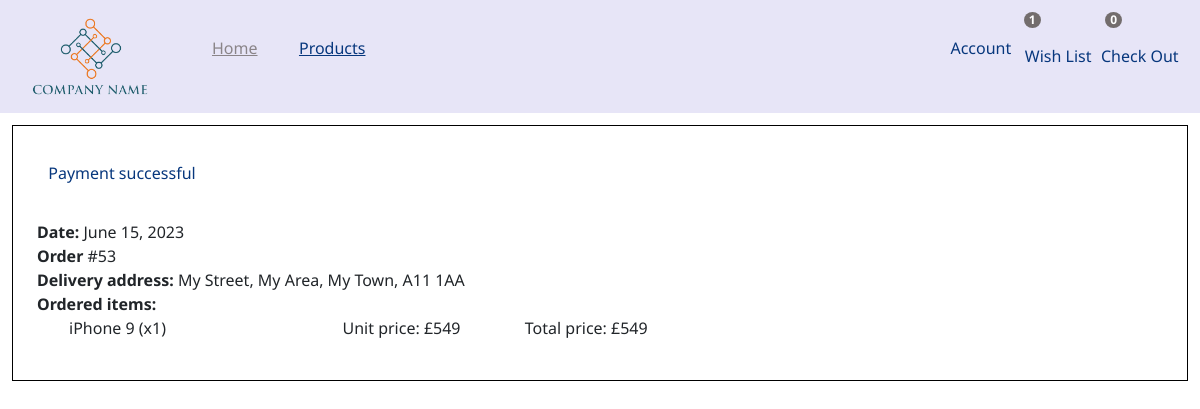
/success/ (signed in), run on an earlier commit of the app's database.
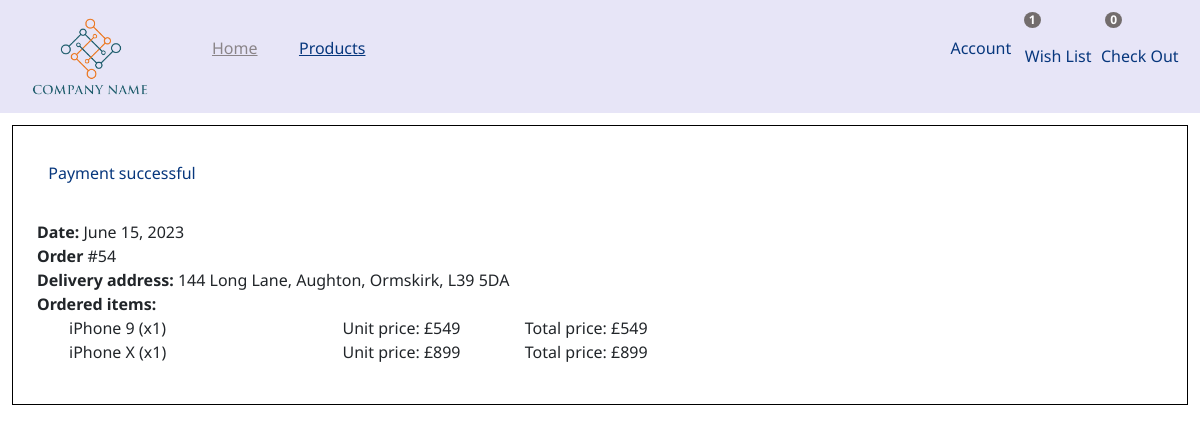
And on a later commit of the database.
### order/models.py (models this page shows, shortened)
class Order(models.Model):
    profile = models.ForeignKey(Profile, on_delete = models.CASCADE )
    address = models.ForeignKey(Address, on_delete=models.CASCADE)
    productsets = models.ManyToManyField(ProductSet)
    date = models.DateField(default = date.today())

### address/models.py (models this page shows)
class Address(models.Model):
    profile = models.ForeignKey(Profile, on_delete = models.CASCADE )
    line1 = models.CharField(max_length=100)
    line2= models.CharField(max_length=100)
    city = models.CharField(max_length=100)
    postal_code = models.CharField(max_length=100)
    def __str__(self):
        return self.line1+", "+self.line2+", "+self.city+", "+self.postal_code

### profiles/models.py (models this page shows, shortened)
class ProductSet(models.Model):
    user = models.ForeignKey(User, on_delete = models.CASCADE )
    product = models.ForeignKey(Product, on_delete = models.CASCADE)
    quantity = models.PositiveIntegerField(default=1)
    message = models.BooleanField(default=False)
    def getTotalCost(self):
        return self.product.price * self.quantity

### store/models.py (models this page shows, shortened)
class Product(models.Model):
    CATEGORIES = (
        ('Smartphone', 'Smartphone'),
        ('Laptop', 'Laptop'),
    )
    BRANDS = (
        ('Apple', 'Apple'),
        ('Samsung', 'Samsung'),
        ('OPPO', 'OPPO'),
        ('Huawei', 'Huawei'),
        ('Microsoft', 'Microsoft'),
        ('Infinix', 'Infinix'),
        ('HP', 'HP'),
    )
    id = models.IntegerField(primary_key=True, unique=True)
    title = models.CharField(max_length=100)
    description = models.TextField()
    price = models.PositiveIntegerField()
    thumbnail = models.CharField(max_length=100)
    brand = models.CharField(max_length=100, choices=BRANDS)
    category = models.CharField(max_length=100, choices=CATEGORIES)
    rating = models.FloatField()
    stock = models.PositiveIntegerField()
    discount = models.FloatField()
    class Meta:
        ordering = ["id"]

### store/views.py (the view)
# urls.py: path('success/', views.success, name='success'),
def success(request):
    profile = Profile.objects.get(user = request.user)
    orders = Order.objects.filter(profile = profile).order_by('-id')
    order = orders[0]
    return render(request, "success.html", {'order': order})

### store/templates/success.html
{% extends 'base.html' %}
{% load static %}
{% block css %}
    <link href="{% static 'styles/base.css' %}" rel="stylesheet" >
    <link href="{% static 'styles/index.css' %}" rel="stylesheet">
    <link href="{% static 'styles/success.css' %}" rel="stylesheet">
{% endblock %}
{% block content %}
    <div class="success-container">
      <p>Payment successful</p><br>
      <strong>Date: </strong>{{order.date}}<br>
      <strong>Order </strong>#{{order.id}}<br>
      <strong>Delivery address: </strong> {{order.address}}<br>
      <strong>Ordered items:</strong>
      <ul>
      {% for productset in order.productsets.all %}
        <li><span>{{productset.product.title}} (x{{productset.quantity}})</span> <span>Unit price: £{{productset.product.price}}</span>Total price: £{{productset.getTotalCost}}<span></span></li>
      {% endfor %}
      </ul>
    </div>
{% endblock %}

What changed in the data, as far as the page shows it:
no longer on this page (row unchanged): Order: date "June 15, 2023", id "53", address "My Street, My Area, My Town, A11 1AA"
added Order: date "June 15, 2023", id "54", address "144 Long Lane, Aughton, Ormskirk, L39 5DA"
added ProductSet: product "iPhone X", quantity "1", product.price "899", getTotalCost "899"
